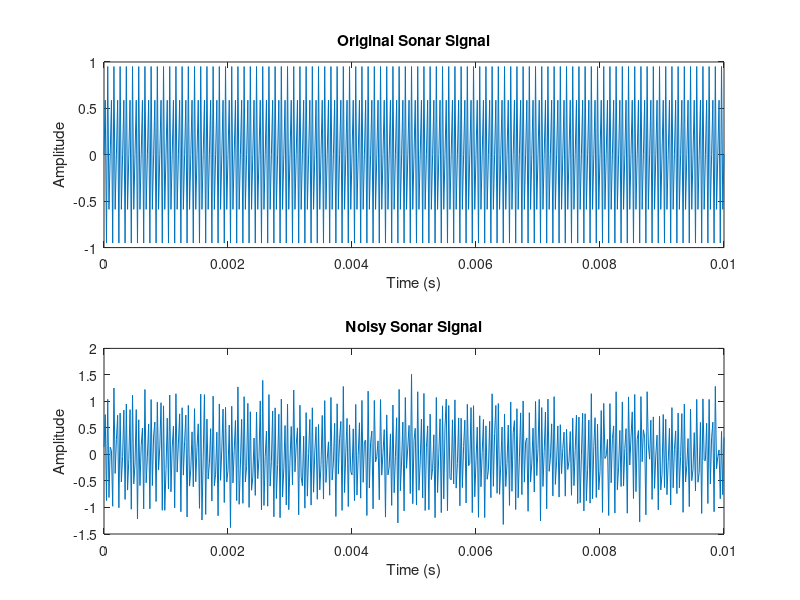

Source code (MATLAB):
% Sonar signal simulation
fs = 50000;  % Sampling frequency 50kHz
t = 0:1/fs:0.01;  % Time axis, duration of 10 milliseconds
f0 = 20000;  % Sonar signal frequency 20kHz
sonar_signal = sin(2*pi*f0*t);  % Generate sine wave

% Add white noise to simulate underwater noise environment
noise = 0.2*randn(size(t));
noisy_signal = sonar_signal + noise;

% Plot sonar signal
figure;
subplot(2,1,1);
plot(t, sonar_signal);
title('Original Sonar Signal');
xlabel('Time (s)');
ylabel('Amplitude');

subplot(2,1,2);
plot(t, noisy_signal);
title('Noisy Sonar Signal');
xlabel('Time (s)');
ylabel('Amplitude');
